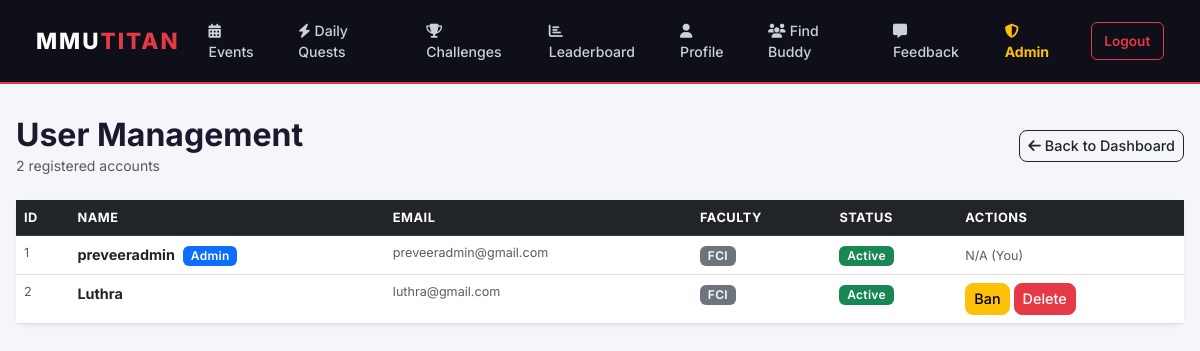
Before: /admin/users (signed in) with the older database file.
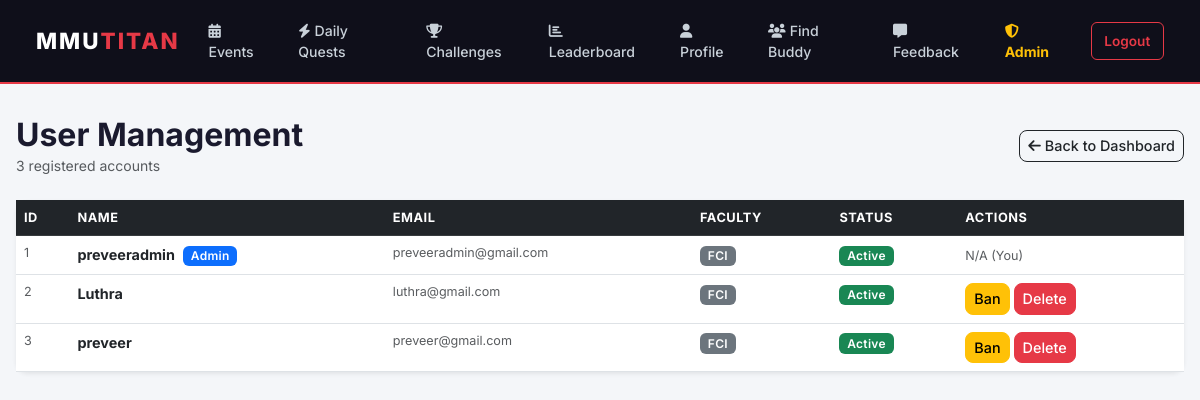
After: the same page with the newer database file.
### mmutitan/models.py (models this page shows)
class User(db.Model, UserMixin):
    id = db.Column(db.Integer, primary_key=True)
    name = db.Column(db.String(100), nullable=False)
    email = db.Column(db.String(120), unique=True, nullable=False)
    password = db.Column(db.String(200), nullable=False)
    faculty = db.Column(db.String(50), nullable=False)
    sport_preferences = db.Column(db.String(200), default="")
    profile_photo = db.Column(db.String(20), nullable=False, default='default.jpg')
    points = db.Column(db.Integer, default=0)
    streak = db.Column(db.Integer, default=0)
    is_admin = db.Column(db.Boolean, default=False)
    is_banned = db.Column(db.Boolean, default=False)
    reset_token = db.Column(db.String(100), nullable=True)
    reset_token_expiry = db.Column(db.DateTime, nullable=True)
    availability_days = db.Column(db.String(100), nullable=True)   # e.g. "Mon,Wed,Fri"
    availability_time = db.Column(db.String(20), nullable=True)    # "Morning", "Afternoon", "Evening"
    rsvps = db.relationship('RSVP', backref='user_ref', lazy=True, cascade="all, delete-orphan")
    usertasks = db.relationship('UserTask', backref='user_ref', lazy=True, cascade="all, delete-orphan")
    submissions = db.relationship('Submission', backref='user_ref', lazy=True, cascade="all, delete-orphan")
    badges = db.relationship('Badge', secondary=user_badges, backref=db.backref('users', lazy='dynamic'))
    point_history = db.relationship('Point', backref='user_ref', lazy=True, cascade="all, delete-orphan")
    streak_history = db.relationship('Streak', backref='user_ref', lazy=True, cascade="all, delete-orphan")
    feedbacks = db.relationship('Feedback', backref='user_ref', lazy=True, cascade="all, delete-orphan")
    sent_requests = db.relationship('BuddyRequest', foreign_keys='BuddyRequest.sender_id',
                                    backref='sender', lazy=True, cascade="all, delete-orphan")
    received_requests = db.relationship('BuddyRequest', foreign_keys='BuddyRequest.receiver_id',
                                        backref='receiver', lazy=True, cascade="all, delete-orphan")

### mmutitan/app.py (the view)
    @app.route('/admin/users')
    @login_required
    def admin_users():
        if not current_user.is_admin:
            flash('Access Denied.', 'danger')
            return redirect(url_for('home'))
        users = User.query.all()
        return render_template('admin_users.html', users=users)

### mmutitan/models.py (called while the page is built)
@login_manager.user_loader
def load_user(user_id):
    return User.query.get(int(user_id))

### mmutitan/templates/admin_users.html
{% extends "base.html" %}
{% block content %}
<div class="d-flex justify-content-between align-items-center mb-4">
    <div>
        <h2 class="fw-bold mb-0">User Management</h2>
        <p class="text-muted small mb-0">{{ users|length }} registered accounts</p>
    </div>
    <a href="{{ url_for('admin_dashboard') }}" class="btn btn-outline-dark btn-sm">
        <i class="fa fa-arrow-left me-1"></i>Back to Dashboard
    </a>
</div>
<div class="card shadow-sm">
    <div class="card-body p-0">
        <div class="table-responsive">
            <table class="table table-hover mb-0">
                <thead class="table-dark">
                    <tr>
                        <th>ID</th>
                        <th>Name</th>
                        <th>Email</th>
                        <th>Faculty</th>
                        <th>Status</th>
                        <th>Actions</th>
                    </tr>
                </thead>
                <tbody>
                    {% for user in users %}
                    <tr>
                        <td class="text-muted small">{{ user.id }}</td>
                        <td>
                            <strong>{{ user.name }}</strong>
                            {% if user.is_admin %}
                            <span class="badge bg-primary ms-1">Admin</span>
                            {% endif %}
                        </td>
                        <td class="small text-muted">{{ user.email }}</td>
                        <td><span class="badge bg-secondary">{{ user.faculty }}</span></td>
                        <td>
                            {% if user.is_banned %}
                            <span class="badge bg-danger">Banned</span>
                            {% else %}
                            <span class="badge bg-success">Active</span>
                            {% endif %}
                        </td>
                        <td>
                            {% if user.id != current_user.id %}
                            <form action="{{ url_for('ban_user', user_id=user.id) }}" method="POST" class="d-inline">
                                <button type="submit" class="btn btn-sm {% if user.is_banned %}btn-success{% else %}btn-warning{% endif %}">
                                    {% if user.is_banned %}Unban{% else %}Ban{% endif %}
                                </button>
                            </form>
                            <form action="{{ url_for('delete_user', user_id=user.id) }}" method="POST" class="d-inline">
                                <button type="submit" class="btn btn-sm btn-danger"
                                        onclick="return confirm('Permanently delete {{ user.name }}?');">
                                    Delete
                                </button>
                            </form>
                            {% else %}
                            <span class="text-muted small">N/A (You)</span>
                            {% endif %}
                        </td>
                    </tr>
                    {% endfor %}
                </tbody>
            </table>
        </div>
    </div>
</div>
{% endblock %}

### mmutitan/templates/base.html (shortened to what this page needs)
<!DOCTYPE html>
<html lang="en">
<head>
    <link href="https://cdn.jsdelivr.net/npm/bootstrap@5.3.0/dist/css/bootstrap.min.css" rel="stylesheet">
    <link rel="stylesheet" href="https://cdnjs.cloudflare.com/ajax/libs/font-awesome/6.4.0/css/all.min.css">
</head>
<body>
<nav class="navbar navbar-expand-lg">
    <div class="container-fluid">
        <a class="navbar-brand" href="{{ url_for('home') }}">MMU<span>TITAN</span></a>
        <div class="collapse navbar-collapse" id="navbarNav">
            <div class="navbar-nav ms-auto align-items-center gap-1">
                {% if current_user.is_authenticated %}
                    <a class="nav-link" href="{{ url_for('list_events') }}">
                        <i class="fa fa-calendar-alt me-1"></i>Events
                    </a>
                    <a class="nav-link" href="{{ url_for('daily_tasks') }}">
                        <i class="fa fa-bolt me-1"></i>Daily Quests
                    </a>
                    <a class="nav-link" href="{{ url_for('student_challenges') }}">
                        <i class="fa fa-trophy me-1"></i>Challenges
                    </a>
                    <a class="nav-link" href="{{ url_for('leaderboard') }}">
                        <i class="fa fa-chart-bar me-1"></i>Leaderboard
                    </a>
                    <a class="nav-link" href="{{ url_for('profile') }}">
                        <i class="fa fa-user me-1"></i>Profile
                    </a>
                    <a class="nav-link" href="{{ url_for('buddy_finder') }}">
                        <i class="fa fa-users me-1"></i>Find Buddy
                    </a>
                    <a class="nav-link" href="{{ url_for('submit_feedback') }}">
                        <i class="fa fa-comment-alt me-1"></i>Feedback
                    </a>
                    {% if current_user.is_admin %}
                        <a class="nav-link admin-link" href="{{ url_for('admin_dashboard') }}">
                            <i class="fa fa-shield-alt me-1"></i>Admin
                        </a>
                    {% endif %}
                    <a class="nav-link btn-logout ms-2" href="{{ url_for('logout') }}">Logout</a>
                {% else %}
                    <a class="nav-link" href="{{ url_for('login') }}">Login</a>
                    <a class="btn btn-danger btn-sm ms-2" href="{{ url_for('register') }}">Join Now</a>
                {% endif %}
            </div>
        </div>
    </div>
</nav>
<div class="container page-wrapper">
    {% block content %}{% endblock %}
</div>
</body>
</html>

### mmutitan/templates/base.html (style rules this page uses)
body { font-family: 'Inter', sans-serif; background-color: #f4f6f9; color: #1a1a2e; }
.navbar { background-color: #0f0f1a !important; border-bottom: 2px solid #e63946; padding: 0.75rem 1.5rem; }
.navbar-brand { font-size: 1.4rem; font-weight: 800; letter-spacing: 2px; color: #ffffff !important; }
.navbar-brand span { color: #e63946; }
.nav-link { color: #c9d1d9 !important; font-weight: 500; font-size: 0.88rem; padding: 0.5rem 0.8rem !important; border-radius: 6px; transition: background 0.2s, color 0.2s; }
.nav-link.admin-link { color: #ffc107 !important; font-weight: 700; }
.btn-logout { background: transparent; border: 1px solid #e63946; color: #e63946 !important; font-size: 0.85rem; padding: 0.35rem 0.9rem; border-radius: 6px; font-weight: 600; transition: all 0.2s; }
.card { border: none; border-radius: 12px; box-shadow: 0 2px 12px rgba(0,0,0,0.07); }
.btn-danger { background-color: #e63946; border-color: #e63946; }
.btn { border-radius: 8px; font-weight: 500; font-size: 0.9rem; }
.badge { font-weight: 600; letter-spacing: 0.3px; border-radius: 6px; font-size: 0.75rem; }
.table { font-size: 0.9rem; }
.table thead th { font-weight: 700; font-size: 0.8rem; letter-spacing: 0.5px; text-transform: uppercase; }
.page-wrapper { max-width: 1200px; margin: 0 auto; padding: 2rem 1rem; }

Changed rows visible on the page:
added User: id "3", name "preveer", email "preveer@gmail.com", faculty "FCI", is_banned "Active"
Other visible differences:
{{ users|length }}: "2" → "3"
